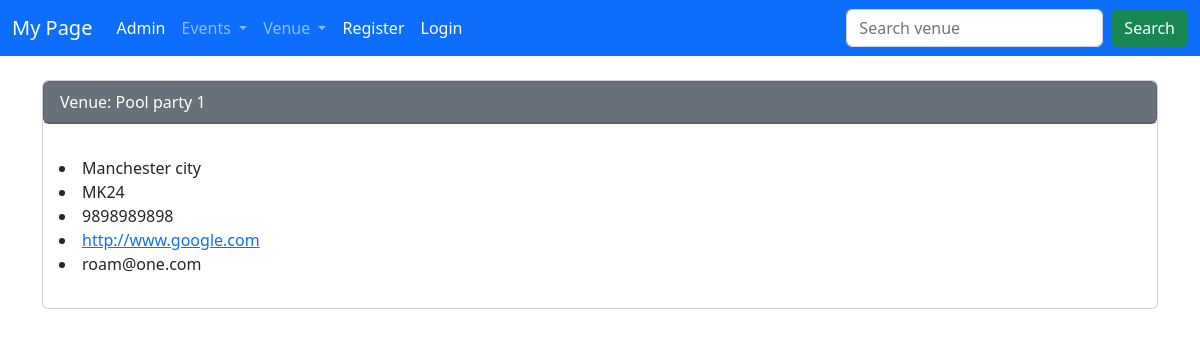
The app's page /venue_detail/2 with its own data.
### events/models.py (models this page shows)
class Venue(models.Model):
    name = models.CharField('Venue Name', max_length=150)
    address = models.CharField(max_length=300)
    zip_code = models.CharField('Zip Code', max_length=10)
    phone = models.CharField('Contact Number',max_length=15)
    web = models.URLField('Website Address')
    email_address = models.EmailField('Email')
    def __str__(self):
        return self.name

### events/views.py (the view)
# urls.py: path('venue_detail/<venue_id>', views.venue_detail, name="venue-detail"),
def venue_detail(request, venue_id):
    venue_detail = Venue.objects.get(pk=venue_id)
    return render(request, 'events/venue_detail.html', {'venue_detail':venue_detail})

### events/templates/events/venue_detail.html
{% extends 'events/base.html' %}
{% block content %}
<div class="card">
    <div  class="card bg-secondary text-white">
        <div class="card-header">
            Venue: {{ venue_detail }}
        </div>
    </div>
    <div class="card-body">
      <p class="card-text">
        <li>{{ venue_detail.address}}</li>
        <li>{{ venue_detail.zip_code}}</li>
        <li>{{ venue_detail.phone}}</li>
        <li><a href="{{ venue_detail.web }}"> {{ venue_detail.web }}</a></li>
        <li>{{ venue_detail.email_address}}</li>
      </p>
    </div>
</div>
{% endblock %}

### records on screen
Venue: name "Pool party 1", address "Manchester city", zip_code "MK24", phone "9898989898", web "http://www.google.com", email_address "roam@one.com"
